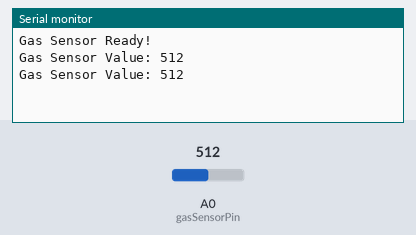
Bench run of a sketch on a simulated Arduino Uno, built with avr-gcc and run on an emulated ATmega328P. On the bench: the last lines printed to the serial monitor. Inputs (shaded band) come from the test bench; at power-on: A0 (gasSensorPin) = 512.

Above: at 1.8 s.
1.9 s: A0 (gasSensorPin) set to 716
At 2.8 s:
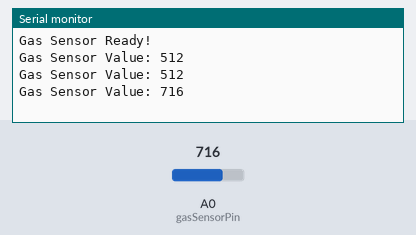
3.4 s: A0 (gasSensorPin) set to 900
At 4.4 s:
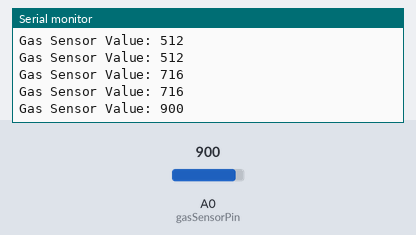
Timing chart, 0 to 6.4 s (numbered marks = the images above; inputs shaded):
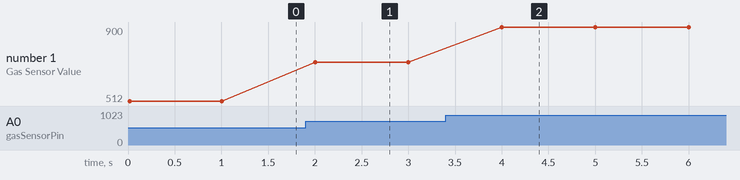

Measured:
- after the input at 1.9 s, the serial monitor: prints a new line after 0.10 s (image 1)
- after the input at 3.4 s, the serial monitor: prints a new line after 0.60 s (image 2)
- plotted number 1: 512 → 716 after the input at 1.9 s, 716 → 900 after the input at 3.4 s

The sketch:

temp_analog.ino
```cpp
const int gasSensorPin = A0;  // Analog pin connected to the gas sensor

void setup() {
  Serial.begin(9600);  // Start the Serial Monitor
  Serial.println("Gas Sensor Ready!");
}

void loop() {
  int sensorValue = analogRead(gasSensorPin);  // Read gas sensor value
  Serial.print("Gas Sensor Value: ");
  Serial.println(sensorValue);  // Print value to Serial Monitor
  delay(1000);  // Wait 1 second
}
```
